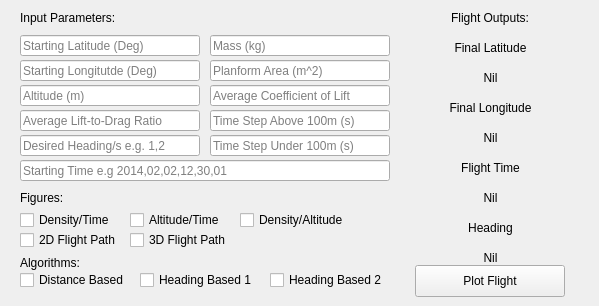
   <widget class="QWidget" name="GFS_2">
    <attribute name="title">
     <string>GFS 2</string>
    </attribute>
    <widget class="QCheckBox" name="GFS2_Fig_2D">
     <property name="geometry">
      <rect>
       <x>20</x>
       <y>230</y>
       <width>125</width>
       <height>20</height>
      </rect>
     </property>
     <property name="text">
      <string>2D Flight Path</string>
     </property>
    </widget>
    <widget class="QLabel" name="GFS2_OutputLabel_Lat">
     <property name="geometry">
      <rect>
       <x>430</x>
       <y>40</y>
       <width>121</width>
       <height>16</height>
      </rect>
     </property>
     <property name="text">
      <string>Final Latitude</string>
     </property>
     <property name="alignment">
      <set>Qt::AlignCenter</set>
     </property>
    </widget>
    <widget class="QLineEdit" name="GFS2_InputLabel_StartLon">
     <property name="geometry">
      <rect>
       <x>20</x>
       <y>60</y>
       <width>180</width>
       <height>21</height>
      </rect>
     </property>
     <property name="placeholderText">
      <string>Starting Longitutde (Deg)</string>
     </property>
    </widget>
    <widget class="QLabel" name="GFS2_OutputLabel_ShowLon">
     <property name="geometry">
      <rect>
       <x>430</x>
       <y>130</y>
       <width>121</width>
       <height>16</height>
      </rect>
     </property>
     <property name="text">
      <string>Nil</string>
     </property>
     <property name="alignment">
      <set>Qt::AlignCenter</set>
     </property>
    </widget>
    <widget class="QCheckBox" name="GFS2_Fig_3D">
     <property name="geometry">
      <rect>
       <x>130</x>
       <y>230</y>
       <width>125</width>
       <height>20</height>
      </rect>
     </property>
     <property name="text">
      <string>3D Flight Path</string>
     </property>
    </widget>
    <widget class="QLineEdit" name="GFS2_InputLabel_TimeStep1">
     <property name="geometry">
      <rect>
       <x>210</x>
       <y>110</y>
       <width>180</width>
       <height>21</height>
      </rect>
     </property>
     <property name="placeholderText">
      <string>Time Step Above 100m (s)</string>
     </property>
    </widget>
    <widget class="QLabel" name="GFS2_FigLabel">
     <property name="geometry">
      <rect>
       <x>20</x>
       <y>190</y>
       <width>370</width>
       <height>16</height>
      </rect>
     </property>
     <property name="text">
      <string>Figures:</string>
     </property>
    </widget>
    <widget class="QLineEdit" name="GFS2_InputLabel_Alt">
     <property name="geometry">
      <rect>
       <x>20</x>
       <y>85</y>
       <width>180</width>
       <height>21</height>
      </rect>
     </property>
     <property name="placeholderText">
      <string>Altitude (m)</string>
     </property>
    </widget>
    <widget class="QLineEdit" name="GFS2_InputLabel_StartTime">
     <property name="geometry">
      <rect>
       <x>20</x>
       <y>160</y>
       <width>370</width>
       <height>21</height>
      </rect>
     </property>
     <property name="placeholderText">
      <string>Starting Time e.g 2014,02,02,12,30,01</string>
     </property>
    </widget>
    <widget class="QLabel" name="GFS2_OutputLabel_FlightTime">
     <property name="geometry">
      <rect>
       <x>430</x>
       <y>160</y>
       <width>121</width>
       <height>16</height>
      </rect>
     </property>
     <property name="text">
      <string>Flight Time</string>
     </property>
     <property name="alignment">
      <set>Qt::AlignCenter</set>
     </property>
    </widget>
    <widget class="QLineEdit" name="GFS2_InputLabel_TimeStep2">
     <property name="geometry">
      <rect>
       <x>210</x>
       <y>135</y>
       <width>180</width>
       <height>21</height>
      </rect>
     </property>
     <property name="placeholderText">
      <string>Time Step Under 100m (s)</string>
     </property>
    </widget>
    <widget class="QCheckBox" name="GFS2_Fig_DVT">
     <property name="geometry">
      <rect>
       <x>20</x>
       <y>210</y>
       <width>110</width>
       <height>20</height>
      </rect>
     </property>
     <property name="text">
      <string>Density/Time</string>
     </property>
    </widget>
    <widget class="QLineEdit" name="GFS2_InputLabel_LD_Ratio">
     <property name="geometry">
      <rect>
       <x>20</x>
       <y>110</y>
       <width>180</width>
       <height>21</height>
      </rect>
     </property>
     <property name="placeholderText">
      <string>Average Lift-to-Drag Ratio</string>
     </property>
    </widget>
    <widget class="QLineEdit" name="GFS2_InputLabel_EndHead">
     <property name="geometry">
      <rect>
       <x>20</x>
       <y>135</y>
       <width>180</width>
       <height>21</height>
      </rect>
     </property>
     <property name="placeholderText">
      <string>Desired Heading/s e.g. 1,2</string>
     </property>
    </widget>
    <widget class="QLineEdit" name="GFS2_InputLabel_CL">
     <property name="geometry">
      <rect>
       <x>210</x>
       <y>85</y>
       <width>180</width>
       <height>21</height>
      </rect>
     </property>
     <property name="placeholderText">
      <string>Average Coefficient of Lift</string>
     </property>
    </widget>
    <widget class="QLineEdit" name="GFS2_InputLabel_Mass">
     <property name="geometry">
      <rect>
       <x>210</x>
       <y>35</y>
       <width>180</width>
       <height>21</height>
      </rect>
     </property>
     <property name="placeholderText">
      <string>Mass (kg)</string>
     </property>
    </widget>
    <widget class="QLabel" name="GFS2_InputLabel">
     <property name="geometry">
      <rect>
       <x>20</x>
       <y>10</y>
       <width>120</width>
       <height>16</height>
      </rect>
     </property>
     <property name="text">
      <string>Input Parameters:</string>
     </property>
    </widget>
    <widget class="QCheckBox" name="GFS2_Fig_AVT">
     <property name="geometry">
      <rect>
       <x>130</x>
       <y>210</y>
       <width>110</width>
       <height>20</height>
      </rect>
     </property>
     <property name="text">
      <string>Altitude/Time</string>
     </property>
    </widget>
    <widget class="QLineEdit" name="GFS2_InputLabel_S">
     <property name="geometry">
      <rect>
       <x>210</x>
       <y>60</y>
       <width>180</width>
       <height>21</height>
      </rect>
     </property>
     <property name="placeholderText">
      <string>Planform Area (m^2)</string>
     </property>
    </widget>
    <widget class="QLineEdit" name="GFS2_InputLabel_StartLat">
     <property name="geometry">
      <rect>
       <x>20</x>
       <y>35</y>
       <width>180</width>
       <height>21</height>
      </rect>
     </property>
     <property name="placeholderText">
      <string>Starting Latitude (Deg)</string>
     </property>
    </widget>
    <widget class="QCheckBox" name="GFS2_Fig_DVA">
     <property name="geometry">
      <rect>
       <x>240</x>
       <y>210</y>
       <width>125</width>
       <height>20</height>
      </rect>
     </property>
     <property name="text">
      <string>Density/Altitude</string>
     </property>
    </widget>
    <widget class="QLabel" name="GFS2_OutputLabel_ShowLat">
     <property name="geometry">
      <rect>
       <x>430</x>
       <y>70</y>
       <width>121</width>
       <height>16</height>
      </rect>
     </property>
     <property name="text">
      <string>Nil</string>
     </property>
     <property name="alignment">
      <set>Qt::AlignCenter</set>
     </property>
    </widget>
    <widget class="QLabel" name="GFS2_OutputLabel_ShowFlightTime">
     <property name="geometry">
      <rect>
       <x>430</x>
       <y>190</y>
       <width>121</width>
       <height>16</height>
      </rect>
     </property>
     <property name="text">
      <string>Nil</string>
     </property>
     <property name="alignment">
      <set>Qt::AlignCenter</set>
     </property>
    </widget>
    <widget class="QLabel" name="GFS2_OutputLabel_Lon">
     <property name="geometry">
      <rect>
       <x>430</x>
       <y>100</y>
       <width>121</width>
       <height>16</height>
      </rect>
     </property>
     <property name="text">
      <string>Final Longitude</string>
     </property>
     <property name="alignment">
      <set>Qt::AlignCenter</set>
     </property>
    </widget>
    <widget class="QPushButton" name="Button_GFS2_PlotFlight">
     <property name="geometry">
      <rect>
       <x>415</x>
       <y>265</y>
       <width>150</width>
       <height>32</height>
      </rect>
     </property>
     <property name="text">
      <string>Plot Flight</string>
     </property>
    </widget>
    <widget class="QLabel" name="GFS2_OutputLabel">
     <property name="geometry">
      <rect>
       <x>390</x>
       <y>10</y>
       <width>200</width>
       <height>16</height>
      </rect>
     </property>
     <property name="text">
      <string>Flight Outputs:</string>
     </property>
     <property name="alignment">
      <set>Qt::AlignCenter</set>
     </property>
    </widget>
    <widget class="QLabel" name="GFS2_OutputLabel_Heading">
     <property name="geometry">
      <rect>
       <x>430</x>
       <y>220</y>
       <width>121</width>
       <height>16</height>
      </rect>
     </property>
     <property name="text">
      <string>Heading</string>
     </property>
     <property name="alignment">
      <set>Qt::AlignCenter</set>
     </property>
    </widget>
    <widget class="QLabel" name="GFS2_OutputLabel_ShowHeading">
     <property name="geometry">
      <rect>
       <x>430</x>
       <y>250</y>
       <width>121</width>
       <height>16</height>
      </rect>
     </property>
     <property name="text">
      <string>Nil</string>
     </property>
     <property name="alignment">
      <set>Qt::AlignCenter</set>
     </property>
    </widget>
    <widget class="QLabel" name="GFS2_AlgLabel">
     <property name="geometry">
      <rect>
       <x>20</x>
       <y>255</y>
       <width>370</width>
       <height>16</height>
      </rect>
     </property>
     <property name="text">
      <string>Algorithms:</string>
     </property>
    </widget>
    <widget class="QCheckBox" name="GFS2_Alg_1">
     <property name="geometry">
      <rect>
       <x>20</x>
       <y>270</y>
       <width>121</width>
       <height>20</height>
      </rect>
     </property>
     <property name="text">
      <string>Distance Based</string>
     </property>
    </widget>
    <widget class="QCheckBox" name="GFS2_Alg_2">
     <property name="geometry">
      <rect>
       <x>140</x>
       <y>270</y>
       <width>131</width>
       <height>20</height>
      </rect>
     </property>
     <property name="text">
      <string>Heading Based 1</string>
     </property>
    </widget>
    <widget class="QCheckBox" name="GFS2_Alg_3">
     <property name="geometry">
      <rect>
       <x>270</x>
       <y>270</y>
       <width>131</width>
       <height>20</height>
      </rect>
     </property>
     <property name="text">
      <string>Heading Based 2</string>
     </property>
    </widget>
   </widget>
